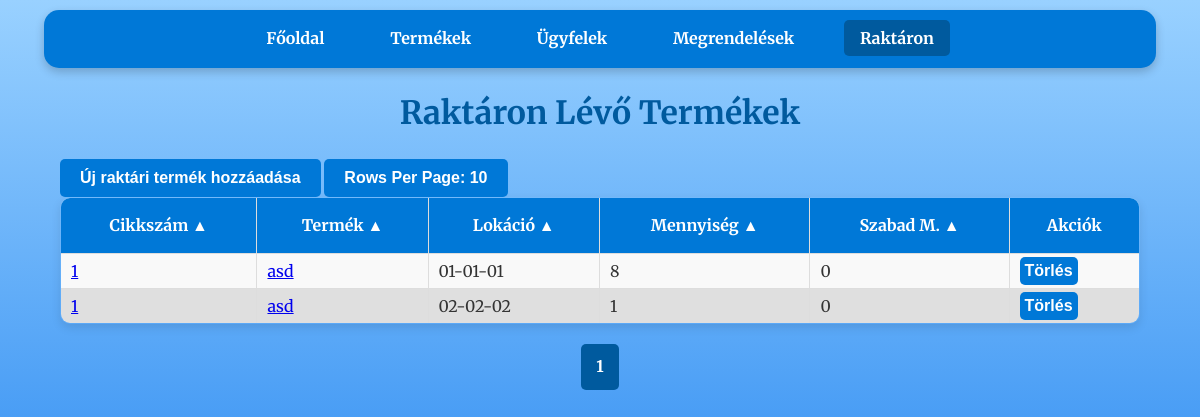
Page /stock on the earlier database version.
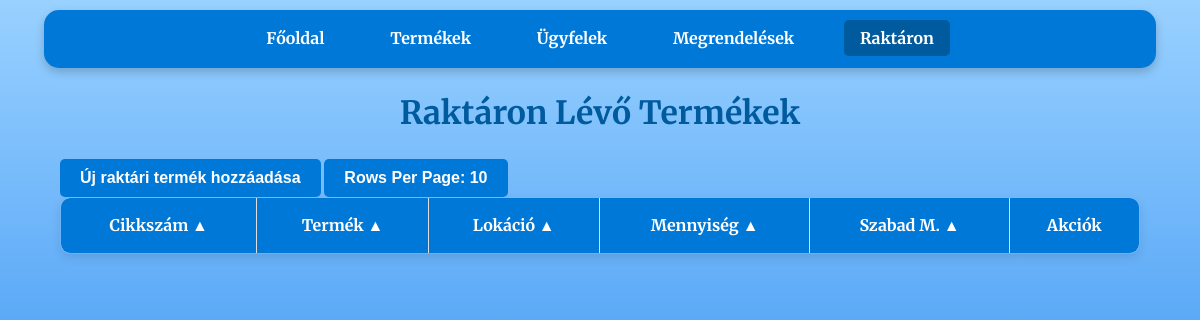
Same page on the later database version.
### tables this page shows
CREATE TABLE stock (
                    id INTEGER PRIMARY KEY,
                    cikkszam TEXT,
                    lokacio TEXT,
                    mennyiseg INTEGER,
                    order_id INTEGER,
                    FOREIGN KEY(cikkszam) REFERENCES products(cikkszam),
                    FOREIGN KEY(order_id) REFERENCES orders(id));

CREATE TABLE products (
                    id INTEGER PRIMARY KEY,
                    cikkszam TEXT UNIQUE,
                    egyseg_vonalkod INTEGER UNIQUE,
                    gyujto_vonalkod INTEGER UNIQUE,
                    nev TEXT,
                    ar REAL,
                    suly REAL,
                    kategoria TEXT);

### raktar_program-master/app.py (the view)
@app.route('/stock')
def stock():
    per_page = int(request.args.get('per_page', 10))  # Egy oldalon megjelenő elemek száma
    page = int(request.args.get('page', 1))  # Az aktuális oldal lekérése (alapértelmezett: 1)
    offset = (page - 1) * per_page  # Az eltolás számítása
    order_by = str(request.args.get('order_by', 'products.cikkszam'))
    desc = request.args.get('desc', 'false').lower() in ('true', '1')
    valid_columns = {'stock.id', 'products.cikkszam', 'products.nev', 'stock.lokacio', 'stock.mennyiseg'}
    if order_by not in valid_columns:
        raise ValueError("Invalid column name for ordering.") #Elkerüljük az SQL injection-t
    if desc:
        descending = 'DESC'
    if not desc:
        descending = ''
    conn = get_db_connection()
    stock = conn.execute(f'''SELECT stock.id, products.cikkszam, products.nev, stock.lokacio,
                            (SELECT SUM(mennyiseg)
                            FROM stock s
                            WHERE s.cikkszam = stock.cikkszam AND s.lokacio = stock.lokacio) AS total_mennyiseg,
                            (SELECT SUM(mennyiseg)
                            FROM stock s
                            WHERE s.cikkszam = stock.cikkszam AND s.lokacio = stock.lokacio  AND s.order_id IS NULL) AS mennyiseg_null
                            FROM stock
                            JOIN products ON stock.cikkszam = products.cikkszam
                            WHERE stock.order_id IS NULL
                            ORDER BY {order_by} {descending} LIMIT ? OFFSET ?
    ''', (per_page, offset) ).fetchall()
    total_products = conn.execute('SELECT COUNT(*) FROM stock').fetchone()[0]
    conn.close()
    total_pages = (total_products + per_page - 1) // per_page  # Összes oldal száma
    start_page = max(1, page - 2)  # Az aktuális oldalhoz képest 2-vel hátrébb
    end_page = min(total_pages, page + 2)  # Az aktuális oldalhoz képest 2-vel előrébb
    query_params = {
        'page': page,
        'per_page': per_page,
        'order_by': order_by,
        'desc': desc
    }
    columns = [
        {"name": "products.cikkszam", "label": "Cikkszám"},
        {"name": "products.nev", "label": "Termék"},
        {"name": "stock.lokacio", "label": "Lokáció"},
        {"name": "total_mennyiseg", "label": "Mennyiség"},
        {"name": "mennyiseg_null", "label": "Szabad M."}
    ]
    return render_template(
        'stock.html',
        stock=stock,
        page=page,
        order_by=order_by,
        desc=desc,
        total_pages=total_pages,
        start_page=start_page,
        end_page=end_page,
        query_params=query_params,
        columns=columns
    )

### raktar_program-master/app.py (called while the page is built)
def get_db_connection():
    conn = sqlite3.connect('database.db')
    conn.row_factory = sqlite3.Row
    return conn

### raktar_program-master/templates/stock.html (shortened to what this page needs)
<!DOCTYPE html>
<html lang="hu">
<head>
    <link rel="stylesheet" href="{{ url_for('static', filename='css/style.css') }}">
</head>
<body>
    <nav>
        <a href="{{ url_for('index') }}">Főoldal</a>
        <a href="{{ url_for('products') }}">Termékek</a>
        <a href="{{ url_for('customers') }}">Ügyfelek</a>
        <a href="{{ url_for('orders') }}">Megrendelések</a>
        <a class="disabled">Raktáron</a>
    </nav>
    <h1>Raktáron Lévő Termékek</h1>
    <div class="container">
        <a href="{{ url_for('add_stock') }}" class="button-wrapper">
            <button>Új raktári termék hozzáadása</button>
        </a>
        <div class="dropdown">
            <button class="dropbtn">Rows Per Page: {{ query_params['per_page'] }}</button>
        </div>
        <table>
            <thead>
                <tr>
                    {% for column in columns %}
                    <th>
                        <a href="{{ url_for('stock', **dict(query_params, order_by=column.name, desc=0 if query_params['order_by'] == column.name and query_params['desc'] else 1)) }}">
                            {{ column.label }} {{ '▼' if query_params['order_by'] == column.name and query_params['desc'] else '▲' }}
                        </a>
                    </th>
                    {% endfor %}
                    <th>Akciók</th>
                </tr>
            </thead>
            <tbody>
                {% for item in stock %}
                <tr>
                    <td>
                        <a href="{{ url_for('product_details', cikkszam=item.cikkszam) }}">
                            {{ item.cikkszam }}
                        </a>
                    </td>
                    <td>
                        <a href="{{ url_for('product_details', cikkszam=item.cikkszam) }}">
                            {{ item.nev }}
                        </a>
                    </td>
                    <td>{{ item.lokacio }}</td>
                    <td>{{ item.total_mennyiseg }}</td>
                    <td>{{ item.mennyiseg_null }}</td>
                    <td>
                        <form action="{{ url_for('delete_stock', stock_id=item.id) }}" method="POST" style="display:inline;">
                            <button type="submit" onclick="return confirm('Biztosan törli a rekordot?');">Törlés</button>
                        </form>
                    </td>
                </tr>
                {% endfor %}
            </tbody>
        </table>
    </div>
    <div class="pagination">
        {% for p in range(start_page, end_page + 1) %}
        <a href="{{ url_for('stock', **dict(query_params, page=p)) }}" class="{% if p == page %}active{% endif %}">{{ p }}</a>
        {% endfor %}
    </div>
</body>
</html>

### raktar_program-master/static/css/style.css (style rules this page uses)
body { font-family: 'Merriweather', serif; margin: 0; padding: 0; background: linear-gradient(to bottom, #99d1ff, #006eec); background-attachment: fixed; background-size: cover; color: #333; line-height: 1.6; }
body::before { content: ''; position: fixed; top: 0; left: 0; width: 100%; height: 100%; background-image: url('https://www.transparenttextures.com/patterns/cubes.png'); opacity: 0.4; z-index: -1; pointer-events: none; }
nav { background-color: #0078D7; color: #fff; padding: 1rem; margin: 10px auto; width: 90%; max-width: 1200px; border-radius: 15px; box-shadow: 0 4px 10px rgba(0, 0, 0, 0.2); text-align: center; }
nav a { color: white; text-decoration: none; margin: 0 15px; font-weight: bold; padding: 0.5rem 1rem; border-radius: 5px; transition: background-color 0.3s ease; }
nav a.disabled { background-color: #005a9e; }
h1 { text-align: center; margin: 20px 0; color: #005a9e; font-weight: 700; }
a.button-wrapper { display: inline-block; }
button { background-color: #0078D7; color: white; border: none; padding: 10px 20px; border-radius: 5px; font-weight: bold; cursor: pointer; font-size: 1rem; transition: background-color 0.3s ease; text-decoration: none; }
.container { width: 90%; margin: 20px auto; }
table { width: 100%; border-collapse: collapse; border-radius: 10px; overflow: hidden; box-shadow: 0 4px 10px rgba(0, 0, 0, 0.1); }
table, th, td { border: 1px solid #ddd; }
th { background-color: #0078D7; color: white; font-weight: bold; padding: 15px; }
th a { color: white; text-decoration: none; }
tr:nth-child(odd) { background-color: #f9f9f9 }
.dropbtn { background-color: #0078D7; color: white; padding: 10px 20px; font-size: 16px; font-weight: bold; border: none; border-radius: 5px; cursor: pointer; transition: background-color 0.3s ease, box-shadow 0.3s ease; }
.dropdown { position: relative; display: inline-block; }

Differences in the rows shown:
removed stock: cikkszam "1", nev "asd", lokacio "01-01-01", total_mennyiseg "8", mennyiseg_null "0"
removed stock: cikkszam "1", nev "asd", lokacio "02-02-02", total_mennyiseg "1", mennyiseg_null "0"
Other differences:
list line gone: "1"
